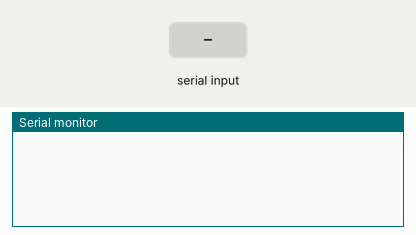
This sketch was run on a simulated Arduino Uno, built with avr-gcc and run on an emulated ATmega328P. Shown: the last lines printed to the serial monitor. The test bench sets the inputs (shaded band). Random numbers use the default seed unless the sketch sets one.

Above: at 1.2 s.
1.3 s: "1" received over Serial
At 2.1 s:
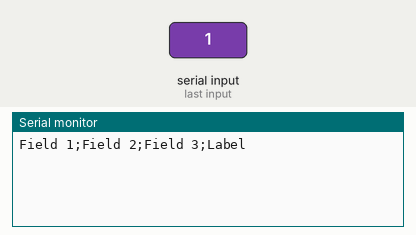
2.8 s: "2" received over Serial
At 3.2 s:
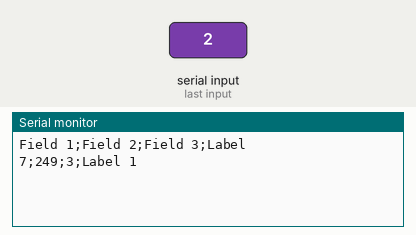

Measured:
- after the input at 1.3 s, the serial monitor: prints a new line at once (image 1)
- after the input at 2.8 s, the serial monitor: prints a new line at once (image 2)

The sketch:

Datasets_builder_DataSender.ino
```cpp
 /*
  *MakeIT 3nd tutorial
  *Title : Datasets builder showcase
  *Author : Baptiste ZLOCH (MakeIT owner)
  *Description : create your onw labaled datasets with a simple arduino code and datasets builder.
  *Date : 21/04/2021
  *Tested with : Arduino nano, UNO, ESP8266 NODEMCU, ESP32, EPS32-CAM, WEMOS D1 R1, but not working with NANO 33 BLE...
  */

void setup() {
  Serial.begin(115200); //Begin serial communication
}

void loop() {
  if(Serial.available()){ //Check if the serial is available
    char c = Serial.read(); //Read the character sent by datasets builder
    if(c=='1'){ //Equals 1 => Send the headers
      Serial.println("Field 1;Field 2;Field 3;Label"); // send headers to datasets builder
    } else if (c=='2'){ //Equals 2 => Send the data
      String values = String(random(100)); //replace with your data
      values+=";";
      values+=String(random(1000)); //replace with your data
      values+=";";
      values+=String(random(10)); //replace with your data
      values+=";";
      values+="Label 1"; //add your own label
      // values = 40;500;9;Label 1
      Serial.println(values); // send data to datasets builder
    }
  }
}
```
